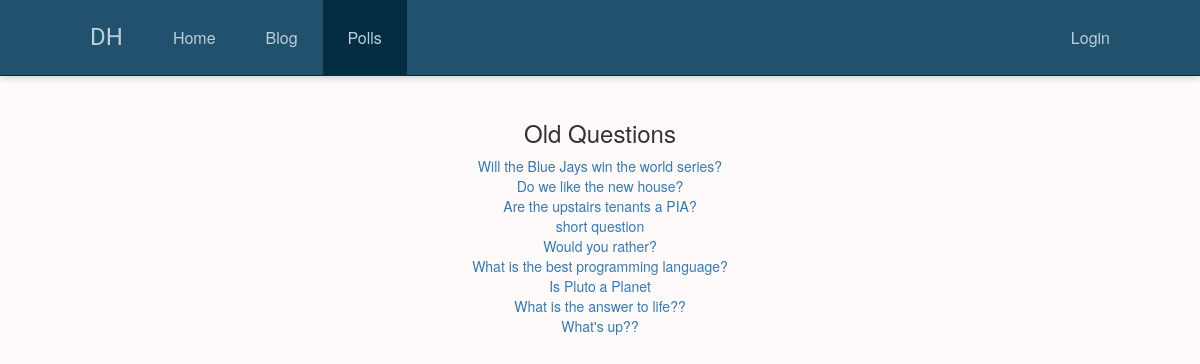
The page /polls/ on the database as committed earlier.
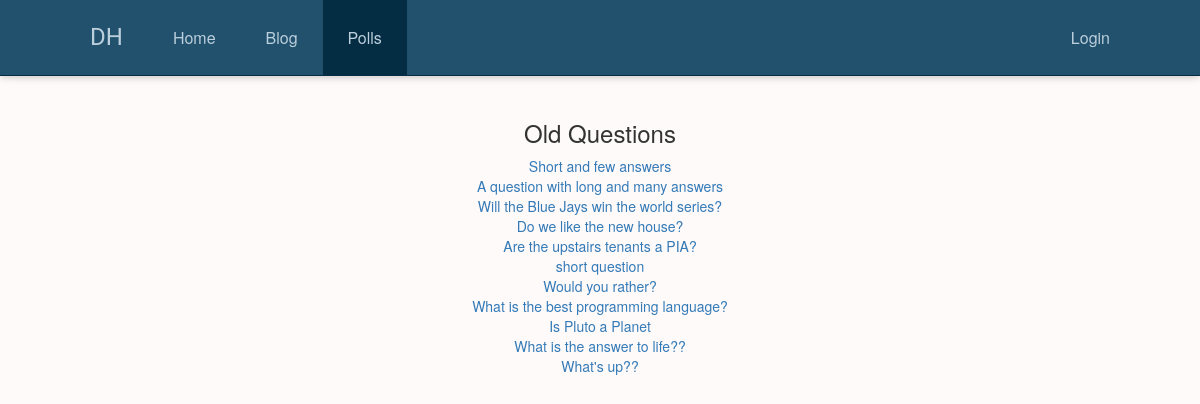
The same page on the database as committed later.
### polls/models.py (models this page shows, shortened)
class Question(models.Model):
    class Meta:
        ordering = ['-pub_date']
    question_text = models.CharField(max_length=200)
    pub_date = models.DateTimeField('date published', default=timezone.now)
    expiry_date = models.DateTimeField(default=timezone.now() + datetime.timedelta(days=1))
    def was_published_recently(self):
        now = timezone.now()
        return now - datetime.timedelta(days=1) <= self.pub_date <= now
    was_published_recently.admin_order_field = 'pub_date'
    was_published_recently.boolean = True
    was_published_recently.short_description = 'recent?'

### polls/views.py (the view)
class IndexView(generic.ListView):
    template_name = 'polls/index.html'
    context_object_name = 'question_list'
    def get_queryset(self):
        return Question.objects.filter(pub_date__lte=timezone.now())
    def get_context_data(self, **kwargs):
        context = super(IndexView, self).get_context_data(**kwargs)
        context['active_questions'] = Question.objects.filter(expiry_date__gt=timezone.now())
        context['old_questions'] = Question.objects.filter(expiry_date__lte=timezone.now())
        return context

### polls/templates/polls/index.html (shortened to what this page needs)
{% extends 'home/base.html' %}
{% block polls_active %}
  active
{% endblock %}
{% block content %}
  {% if old_questions %}
    <h3>Old Questions</h3>
    <ul class="no-style">
    {% for question in old_questions %}
      <li><a href="{% url 'polls:detail' question.id %}">{{ question.question_text }}</a></li>
    {% endfor %}
    </ul>
  {% endif %}
{% endblock content %}

### home/templates/home/base.html (shortened to what this page needs)
{% load static %}
<!DOCTYPE html>
<html>
<head>
  <link rel="stylesheet" href="https://maxcdn.bootstrapcdn.com/bootstrap/3.3.7/css/bootstrap.min.css" />
  <link rel="stylesheet" type="text/css" href="{% static 'polls/style.css' %}" />
</head>
<body>
  <nav class="navbar navbar-default navbar-fixed-top">
    <div class"container-fluid">
      <div class="navbar-header">
        <a class="navbar-brand" href="{% url 'home:home' %}">{% block nav-brand %}DH{% endblock %}</a>
      </div>
      <div class="collapse navbar-collapse" id="MyNavbar">
        <ul class="nav navbar-nav">
          <li class="{% block home_active %}{% endblock %}">
            <a href="{% url 'home:home' %}">Home</a>
          </li>
          <li class="{% block blog_active %}{% endblock %}">
            <a href="{% url 'blog:index' %}">Blog</a>
          </li>
          <li class="{% block polls_active %}{% endblock %}">
            <a href="{% url 'polls:index' %}">Polls</a>
          </li>
        </ul>
        <ul class="nav navbar-nav navbar-right">
          {% if request.user.is_authenticated %}
            <p class="navbar-text">
              Hello {{ request.user.username|title }}.
            </p>
            <li padding-left-0>
              <a href="{% url 'logout' %}">Logout?</a>
            </li>
          {% else %}
            <li>
              <a href="{% url 'login' %}">Login</a>
            </li>
          {% endif %}
        </ul>
      </div>
    </div>
  </nav>
  <div class="container-fluid content text-center">
    {% block content %}{% endblock %}
  </div>
</body>
</html>

### polls/static/polls/style.css (style rules this page uses)
.container-fluid.content { padding-top: 100px; background-color: snow; min-height: 100vh; }
ul.no-style { list-style: none; padding-left: 0px; }
.navbar-brand, .navbar-nav li a { line-height: 75px; height: 75px; padding-top: 0; padding-left: 25px; padding-right: 25px; }
.navbar-right { margin-right: 7.5%; }
.navbar-header { padding-left: 7.5%; }
.navbar-brand { font-size: 24px; padding-left: 0px; font-family: 'Coda'; }
.navbar-nav li a { font-size: 16px; }
.navbar-right li a { padding-right: 7.5%; }
.navbar-default { background-color: #22516d; border-color: #042c43; box-shadow: 0 2px 4px -1px rgba(0,0,0,0.06), 0 4px 5px 0 rgba(0,0,0,0.06), 0 1px 10px 0 rgba(0,0,0,0.08); }
.navbar-default .navbar-brand { color: #bbcfdc; }
.navbar-default .navbar-nav > li > a { color: #bbcfdc; }
.navbar-default .navbar-nav > .active > a, .navbar-default .navbar-nav > .active > a:hover, .navbar-default .navbar-nav > .active > a:focus { color: #bbcfdc; background-color: #042c43; }
.navbar-default .navbar-collapse, .navbar-default .navbar-form { border-color: #bbcfdc; }

Rows that differ between the two databases and show on the page:
added Question: question_text "Short and few answers"
added Question: question_text "A question with long and many answers"
